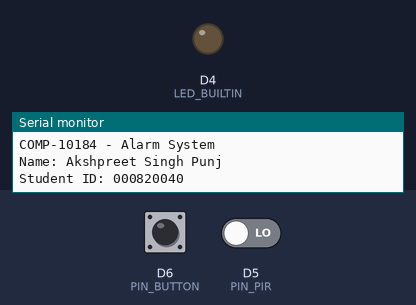
Bench run of a program on a simulated ESP8266 (Wemos D1 mini). Parts: output pins drawn as LEDs (lit = HIGH, except the on-board LED, lit = LOW), the last lines printed to the serial monitor. Dashed ring = blinking. The inputs (shaded band) are chosen by the test bench; at power-on: D5 (PIN_PIR) LOW, D6 (PIN_BUTTON) HIGH.

Above: at 1.2 s.
1.3 s: D5 (PIN_PIR) driven HIGH
At 4.2 s:
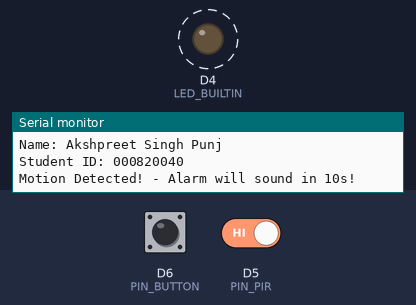
4.3 s: D6 (PIN_BUTTON) pulled LOW for 0.15 s
At 5.1 s:
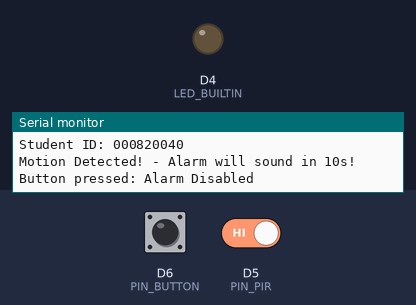
6.0 s: D6 (PIN_BUTTON) pulled LOW for 1 s
At 14.8 s:
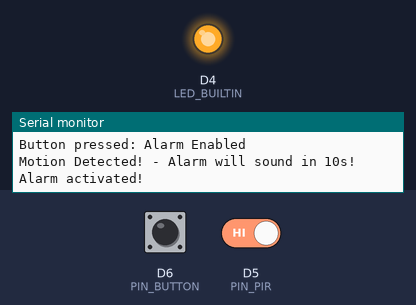
Timing chart, 0 to 15.0 s (numbered marks = the images above; inputs shaded):
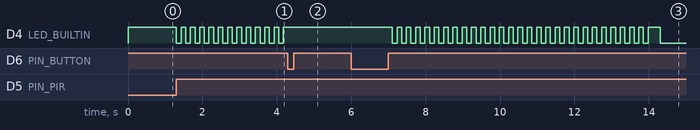

Measured:
- after the input at 1.3 s, D4 (LED_BUILTIN): alternates HIGH for 0.13 s and LOW for 0.13 s, starting at once
- after the input at 4.3 s, D4 (LED_BUILTIN): stops changing and stays HIGH
- after the input at 6.0 s, D4 (LED_BUILTIN): goes 27 × (LOW 0.13 s, HIGH 0.13 s), LOW 0.13 s, HIGH 0.33 s, then LOW, starting after 1.1 s

The program:

main.cpp
```cpp
// COMP-10184 – Mohawk College
// Application Name - COMP-10184_AlarmSystem
//
// Project Stage - Stage 5 Completed
//
// Project Description - This program uses a motion sensor (PIR Sensor) to detect motion when someone pass by its view.
// The PIR sensor will start the countdown of 10 seconds before activating the alarm. The user need to press the button
// within 10 seconds to stop the alarm otherwise the alarm will activate. The user can re-enable the alarm by pressing
// the button again. This program demonstrate a home alarm system.
//
// @author  Akshpreet Singh Punj
// @id   000820040
//
// I created this work and I have not shared it with anyone else.
//

#include <Arduino.h>

// digital input pin definitions
#define PIN_PIR D5
#define PIN_BUTTON D6

// defining the value of LED ON State
#define LED_ON false

// defining the value of LED OFF State
#define LED_OFF true

// defining the value of Button pressed state
#define BUTTON_PRESSED 0

// defining the value of Button not pressed state
#define BUTTON_NOT_PRESSED 1

// defining the delay value for the Alarm activation (10000 ms = 10 seconds)
#define DELAY 10000

// defining the delay value for the button
#define BUTTON_DELAY 200

// defining the delay value for the LED Light blink during the Alarm countdown
#define BLINK_DELAY 125

// define all possible alarm states.
#define ALARM_DISABLED  0
#define ALARM_ENABLE    1
#define ALARM_COUNTDOWN 2
#define ALARM_ACTIVE    3

// global variable for storing the alarm state
int  iAlarmState;
// global variable for storing the button state
int iButton;
// global variable for storing the PIR sensor state
bool bPIR;
// global variable for the loop
int count = 0;

// *************************************************************
void setup() {
  // configure the USB serial monitor
  Serial.begin(115200);

  // configure the LED output
  pinMode(LED_BUILTIN, OUTPUT);

  // PIR sensor is an INPUT
  pinMode(PIN_PIR, INPUT);

  // Button is an INPUT
  pinMode(PIN_BUTTON, INPUT_PULLUP);

  // Introduction messages
  Serial.println("\n\nCOMP-10184 - Alarm System");
  Serial.println("Name: Akshpreet Singh Punj");
  Serial.println("Student ID: 000820040\n");

  // PIR Sensor signal is false be default (False = No Motion Detected)
  bPIR = false;

  // Alarm is enabled by default
  iAlarmState = ALARM_ENABLE;

  // Button is in not pressed by default
  iButton = BUTTON_NOT_PRESSED;

  // LED is off by default
  digitalWrite(LED_BUILTIN, LED_OFF);
}

// ***********************************************************
// This function is used for collecting the input/reading from the PIR sensor and button. The input will be
// stored in the global variables.
void collectInputs() {
  // Reading the value of PIR sensor
  bPIR = digitalRead(PIN_PIR);

  // Reading the value of button
  iButton = digitalRead(PIN_BUTTON);
}

// ***********************************************************
// This function is used for checking the alarm state. The function will perform different actions
// depending on the alarm state.
void checkAlarmState() {
  // Checking if the motion is detected (true = Motion Detected) and the alarm is enabled
  if (bPIR == true && iAlarmState == ALARM_ENABLE) {
    // changing the alarm state to alarm countdown
    iAlarmState = ALARM_COUNTDOWN;
    Serial.println("Motion Detected! - Alarm will sound in 10s!");
  } else if (iAlarmState == ALARM_COUNTDOWN) { // Checking if the alarm state is alarm countdown
    // Starting the 10 seconds alarm countdown when motion is detected
    while (count < DELAY && iButton == BUTTON_NOT_PRESSED) {
      // Blinking the LED for 10 seconds (4 blinks per second)
      digitalWrite(LED_BUILTIN, LED_ON);
      delay(BLINK_DELAY);
      digitalWrite(LED_BUILTIN, LED_OFF);
      delay(BLINK_DELAY);
      // Reading the button value
      iButton = digitalRead(PIN_BUTTON);
      count += 250; // Total time taken per blink = 250 ms (125 ms LED_ON time and 125 ms LED_OFF time)
    }
    // Adding the button delay to avoid immediately flipping between enabled and disabled states
    delay(BUTTON_DELAY);

    // Checking if 10 seconds countdown is complete
    if (count == DELAY) {
      // changing the alarm state to alarm active
      iAlarmState = ALARM_ACTIVE;
      Serial.println("Alarm activated!");
    } else {
      // changing the alarm state to alarm disabled
      iAlarmState = ALARM_DISABLED;
      Serial.println("Button pressed: Alarm Disabled");
    }
  } else if (iAlarmState == ALARM_ACTIVE) { // Checking if the alarm state is alarm active
    // Activating the alarm if the button is not pressed within 10 seconds of countdown
    // turning on the LED to solid state (Alarm active)
    digitalWrite(LED_BUILTIN, LED_ON);
  } else if (iAlarmState == ALARM_DISABLED) { // Checking if the alarm state is alarm disabled
    // Disabling the Alarm if the button is pressed within 10 seconds of countdown
    // turning the LED OFF (Alarm Disable)
    digitalWrite(LED_BUILTIN, LED_OFF);

    // Reading the value of button
    iButton = digitalRead(PIN_BUTTON);
    // Adding the button delay to avoid immediately flipping between enabled and disabled states
    delay(BUTTON_DELAY);

    // if the button is pressed by the user, enabling the alarm again
    if (iButton == BUTTON_PRESSED) {
      // changing the alarm state to alarm enable
      iAlarmState = ALARM_ENABLE;
      Serial.println("Button pressed: Alarm Enabled");
    }
  }
}

// *************************************************************
void loop() {
  // get button and motion detector inputs
  collectInputs();

  // should we arm/activate/enable/disable the alarm?
  checkAlarmState();
}
```
